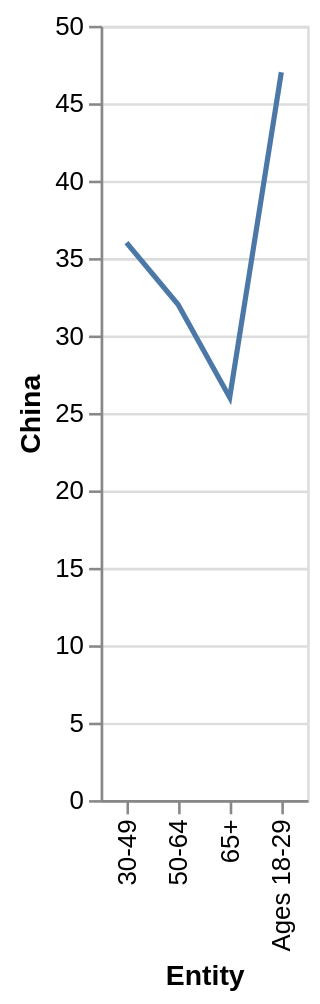

Express this chart as Vega-Lite.
### Vega-Lite specification from a JSON file in a GitHub repository (floating-point values rounded to 4 significant figures)
{"$schema": "https://vega.github.io/schema/vega-lite/v5.json", "description": "Line chart auto-generated from CSV", "data": {"values": [{"Entity": "65+", "China": "26", "Germany": "69"}, {"Entity": "50-64", "China": "32", "Germany": "58"}, {"Entity": "30-49", "China": "36", "Germany": "53"}, {"Entity": "Ages 18-29", "China": "47", "Germany": "42"}]}, "mark": "line", "encoding": {"x": {"field": "Entity", "type": "ordinal"}, "y": {"field": "China", "type": "quantitative"}}}
